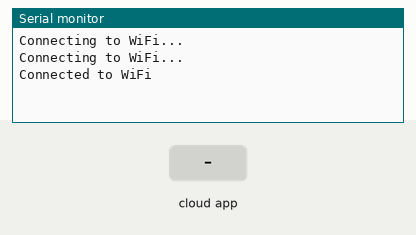
This sketch was run on a simulated ESP8266 (NodeMCU). Parts: the last lines printed to the serial monitor. The test bench sets the inputs (shaded band). WiFi joins after 1.5 s; servers stay silent unless stated; the Firebase database answers and starts empty.

Above: at 3.2 s.
3.3 s: the phone or cloud app sets message to 0
At 5.4 s:
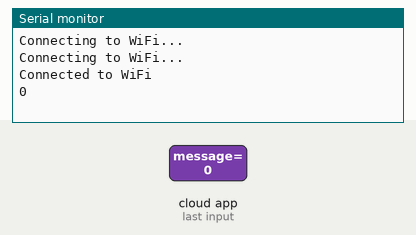
7.4 s: the phone or cloud app sets message to 1
At 9.9 s:
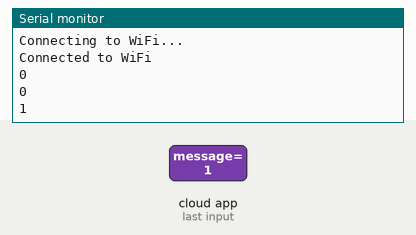

The sketch:

mayank_mcu.ino
```cpp
#include <FirebaseESP8266.h>
#include <ESP8266WiFi.h>

#define FIREBASE_HOST "proj3dec-default-rtdb.firebaseio.com"
#define FIREBASE_AUTH "R2EjtTTCMeE4C5n02HJmEzKkIygVN4rpbdQRbKOE"

const char* ssid = "deep";
const char* password = "12345678";

FirebaseData firebaseData;

void setup() {
  Serial.begin(115200);
  WiFi.begin(ssid, password);
  while (WiFi.status() != WL_CONNECTED) {
    delay(1000);
    Serial.println("Connecting to WiFi...");
  }
  Serial.println("Connected to WiFi");
  Firebase.begin(FIREBASE_HOST, FIREBASE_AUTH);
}

void loop() {
  if (Firebase.getString(firebaseData, "message")) {
    if (firebaseData.dataType() == "string") {
      Serial.println(firebaseData.stringData());
    }
  } else {
    Serial.println("Failed to read data: " + firebaseData.errorReason());
  }
  delay(2000);  // Adjust the delay as needed
}
```

Measured:
- after the input at 3.3 s, the serial monitor: prints a new line after 1.0 s (image 1)
- after the input at 7.4 s, the serial monitor: prints a new line after 1.2 s (image 2)
